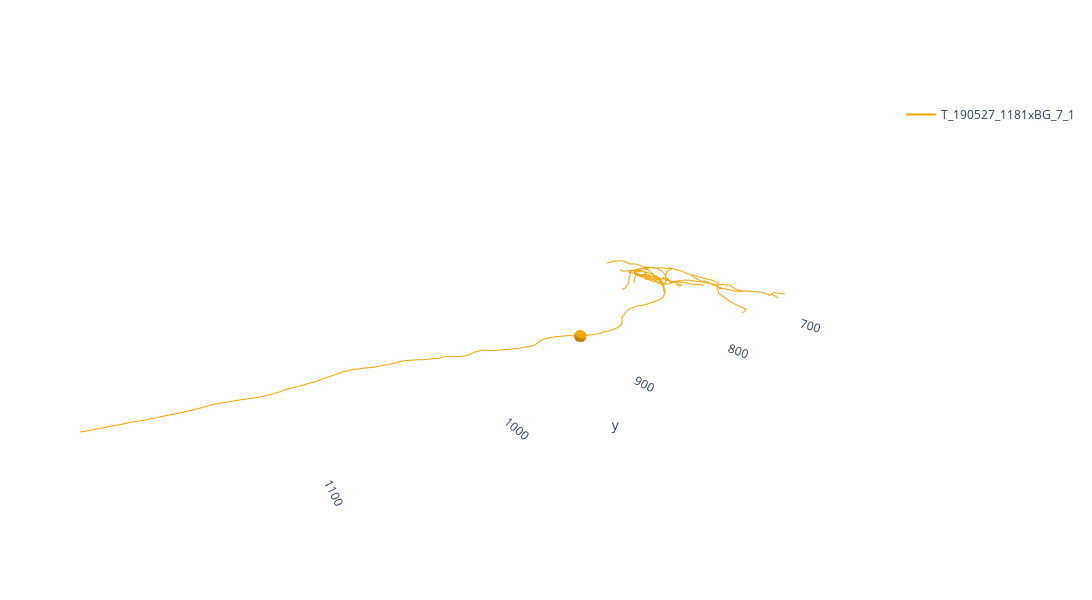
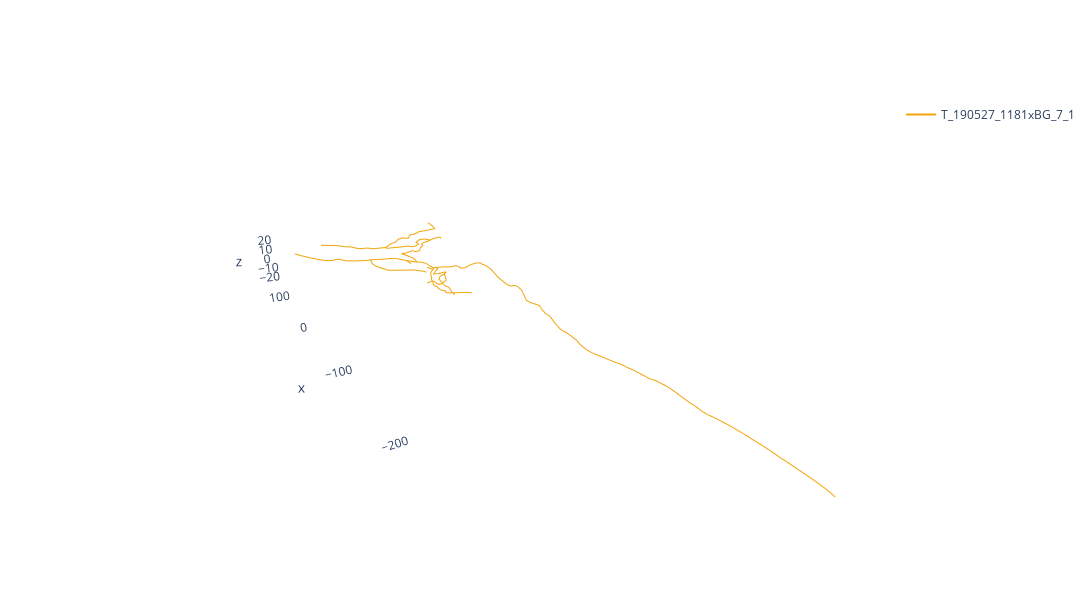

The code cell stored with these charts, in order, in its notebook:
### Code cell
n1 = navis.TreeNeuron('/Users/anca/Desktop/Zbrain_neurons_flipped_right/T_190527_1181xBG_7_1.swc')
n2 = navis.TreeNeuron('/Users/anca/Desktop/sorted_neurons/T_190527_1181xBG_7_1.swc')

aux_nl = navis.NeuronList([n1,n2])

n1.plot3d()
n2.plot3d()

### Figure 1 — Plotly figure (JSON) as saved in the notebook; plotly's stock layout.template omitted (floating-point values rounded to 4 significant figures; data arrays with more than 128 entries replaced by an {"elided": "..."} marker saying what was removed)
{"data": [{"hoverinfo": "none", "legendgroup": "a0fc2e8f-fe78-442f-b2e5-b64472d8cbca", "line": {"color": "rgb(242,165,10)", "width": 2}, "mode": "lines", "name": "T_190527_1181xBG_7_1", "showlegend": true, "type": "scatter3d", "x": {"elided": "441 float values"}, "y": {"elided": "441 float values"}, "z": {"elided": "441 float values"}}, {"alphahull": 0.5, "color": "rgb(242,165,10)", "hoverinfo": "name", "legendgroup": "a0fc2e8f-fe78-442f-b2e5-b64472d8cbca", "showlegend": false, "type": "mesh3d", "x": [162.8, 162.0, 165.6, 160.2, 164.4, 164.3, 159.6, 167.1, 160.7, 162.3, 166.7, 158.4, 166.3, 163.0, 159.8, 167.8, 159.2, 163.9, 165.5, 158.6, 167.0, 161.5, 163.6, 160.0, 166.8, 160.6, 163.2, 164.7, 161.0, 164.1], "y": [894.5, 894.8, 895.2, 895.5, 895.8, 896.1, 896.4, 896.8, 897.1, 897.4, 897.7, 898.0, 898.4, 898.7, 899.0, 899.3, 899.6, 900.0, 900.3, 900.6, 900.9, 901.2, 901.6, 901.9, 902.2, 902.5, 902.8, 903.2, 903.5, 903.8], "z": [72.13, 69.11, 71.75, 72.21, 67.77, 74.43, 69.08, 69.89, 74.56, 66.53, 73.75, 71.3, 67.47, 75.7, 67.37, 71.39, 73.8, 66.28, 74.89, 69.7, 68.91, 74.98, 75.05, 68.37, 70.79, 73.34, 67.85, 72.97, 70.64, 70.23]}], "layout": {"autosize": false, "height": 600, "scene": {"aspectmode": "data", "aspectratio": {"x": 1, "y": 1, "z": 1}, "camera": {"eye": {"x": -1.743, "y": 1.071, "z": 0.71}, "up": {"x": 0, "y": 0, "z": 1}}, "xaxis": {"backgroundcolor": "rgb(240, 240, 240)", "gridcolor": "rgb(255, 255, 255)", "showbackground": false, "showgrid": false, "showline": false, "zerolinecolor": "rgb(255, 255, 255)"}, "yaxis": {"backgroundcolor": "rgb(240, 240, 240)", "gridcolor": "rgb(255, 255, 255)", "showbackground": false, "showgrid": false, "showline": false, "zerolinecolor": "rgb(255, 255, 255)"}, "zaxis": {"backgroundcolor": "rgb(240, 240, 240)", "gridcolor": "rgb(255, 255, 255)", "showbackground": false, "showgrid": false, "showline": false, "zerolinecolor": "rgb(255, 255, 255)"}}, "width": 1200}}

### Figure 2 — Plotly figure (JSON) as saved in the notebook; plotly's stock layout.template omitted (floating-point values rounded to 4 significant figures; data arrays with more than 128 entries replaced by an {"elided": "..."} marker saying what was removed)
{"data": [{"hoverinfo": "none", "legendgroup": "d67bf6be-0f84-4e49-99b7-5b81e100b6e3", "line": {"color": "rgb(242,165,10)", "width": 2}, "mode": "lines", "name": "T_190527_1181xBG_7_1", "showlegend": true, "type": "scatter3d", "x": {"elided": "638 float values"}, "y": {"elided": "638 float values"}, "z": {"elided": "638 float values"}}], "layout": {"autosize": false, "height": 600, "scene": {"aspectmode": "data", "aspectratio": {"x": 1, "y": 1, "z": 1}, "camera": {"eye": {"x": -1.743, "y": 1.071, "z": 0.71}, "up": {"x": 0, "y": 0, "z": 1}}, "xaxis": {"backgroundcolor": "rgb(240, 240, 240)", "gridcolor": "rgb(255, 255, 255)", "showbackground": false, "showgrid": false, "showline": false, "zerolinecolor": "rgb(255, 255, 255)"}, "yaxis": {"backgroundcolor": "rgb(240, 240, 240)", "gridcolor": "rgb(255, 255, 255)", "showbackground": false, "showgrid": false, "showline": false, "zerolinecolor": "rgb(255, 255, 255)"}, "zaxis": {"backgroundcolor": "rgb(240, 240, 240)", "gridcolor": "rgb(255, 255, 255)", "showbackground": false, "showgrid": false, "showline": false, "zerolinecolor": "rgb(255, 255, 255)"}}, "width": 1200}}
